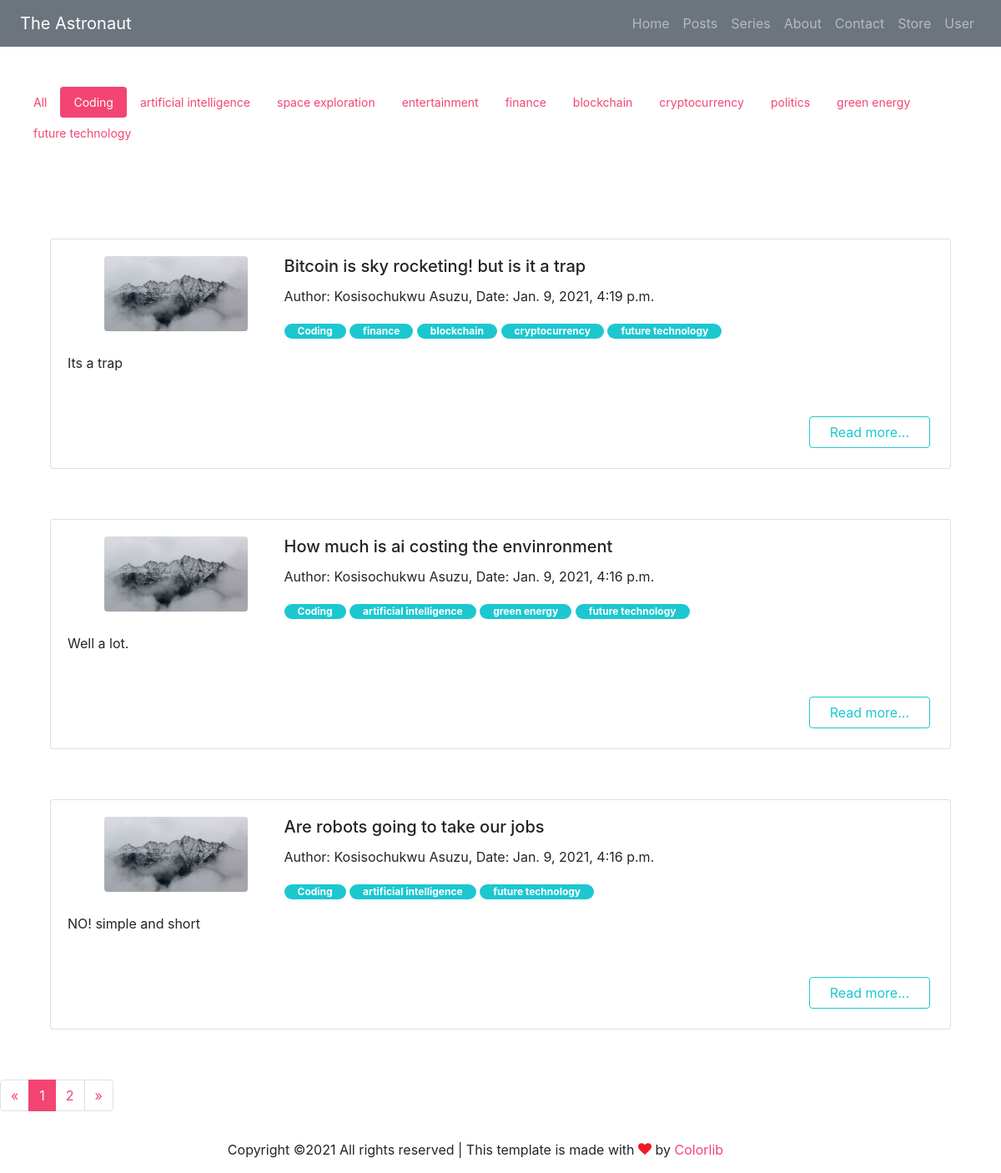
The app's page /posts?category=Coding with its own data.
### blog/models.py (models this page shows, shortened)
class Category(models.Model):
    name = models.CharField(max_length=200)
    def get_posts(self):
        posts = Post.objects.filter(category=self)
        return posts

class Post(models.Model):
    title = models.CharField(max_length=200)
    content = RichTextField(blank=True, null=True)
    category = models.ManyToManyField(Category)
    author = models.ForeignKey(Author, on_delete=models.CASCADE)
    date_written = models.DateTimeField()
    title_image = models.URLField(default="")

class Author(models.Model):
    user = models.ForeignKey(User, on_delete=models.CASCADE)
    def __str__(self):
        u = self.user
        return f'{u.first_name} {u.last_name}'

### blog/views.py (the view)
# urls.py: path("posts", views.posts, name="Posts"),
def posts(request):
    categories = Category.objects.all()
    category = request.GET.get("category", "all")
    page = request.GET.get("page", 1)
    if category == "all":
        p = Post.objects.all()
        current = "all"
    else:
        c = Category.objects.get(name=category)
        p = c.get_posts()
        current = category
    paginator = Paginator(p[::-1], 3)
    num_pages = paginator.num_pages
    num_list = []
    for num in range(num_pages):
        num_list.append(num + 1)
    p = paginator.page(page)
    if p.has_next():
        ne = int(page)+1
    else:
        ne = int(page)
    if p.has_previous():
        previous = int(page) - 1
    else:
        previous = int(page)
    context = {
        "categories": categories,
        "posts": p,
        "current": current,
        "page_nums": num_list,
        "page_num": int(page),
        "next": ne,
        "previous": previous,
    }
    return render(request, 'posts.html', context)

### blog/templates/posts.html (shortened to what this page needs)
{% extends 'base.html' %}
{% block content%}
<div class="categories_top_bar">
    {% include 'categories_top_bar.html' with categories=categories %}
</div>
<div>
    {% for post in posts%}
        {% include 'article_card.html' with post=post %}
    {% endfor %}
</div>
  <nav aria-label="Page navigation example" class="mb-4 paginator">
              <ul class="custom-pagination pagination-info pagination align-items-stretch">
                <li class="page-item">
                  <a class="page-link" href="?category={{current}}&page={{previous}}" aria-label="Previous">
                    <span aria-hidden="true">&laquo;</span>
                  </a>
                </li>
                  {% for page in page_nums %}
                  {% if page_num == page %}
                  <li class="page-item active"><a class="page-link" href="?category={{current}}&page={{page}}">{{page}}</a></li>
                  {% else %}
                  <li class="page-item "><a class="page-link" href="?category={{current}}&page={{page}}">{{page}}</a></li>
                  {% endif %}
                  {% endfor %}
                <li class="page-item">
                  <a class="page-link" href="?category={{current}}&page={{next}}" aria-label="Next">
                    <span aria-hidden="true">&raquo;</span>
                  </a>
                </li>
              </ul>
            </nav>
{% endblock content%}

### blog/templates/categories_top_bar.html
<div class="tab-card p-4">
      <div class="tab-menu tab-secondary mb-4">
                    <div class="nav flex-row nav-pills" id="v-pills-tab" role="tablist" aria-orientation="vertical">
                        {% if current == "all" %}
                        <a class="nav-link active" style="margin: 0px; font-size:14px;" href="?category=all">All</a>
                        {% else%}
                        <a class="nav-link " style="margin: 0px; font-size:14px;" href="?category=all">All</a>
                        {% endif %}
                         {% for category in categories %}
                        {% if current == category.name %}
                      <a class="nav-link active" style="margin: 0px;  font-size:14px;" href="?category={{category.name}}">{{category.name}}</a>
                        {% else %}
                        <a class="nav-link " style="margin: 0px;  font-size:14px;" href="?category={{category.name}}">{{category.name}}</a>
                        {% endif %}
                         {% endfor %}
                    </div>
      </div>
</div>

### blog/templates/article_card.html (shortened to what this page needs)
  <div class="article">
      <div class="card card-20201">
              {% load static %}
              <div class="card-body">
                <div class="col-lg-3 text-center side-image">
                  <img src="{% static 'images/hero_1.jpg' %}" alt="Image" class="img-fluid w-75 rounded img-raised">
                </div>
                <div>
                <h5 class="card-title">{{post.title}}</h5>
                    <p>
                        Author: {{post.author}}, Date: {{post.date_written}}
                    </p>
                    <p>
                        {% for cat in post.category.all %}
                        <span class="badge px-3 badge-pill badge-info">{{cat.name}}</span>
                        {% endfor %}
                    </p>
                <p class="card-text mb-5">{{post.content | safe }}</p>
                <a href="{% url 'Article' post.pk %}" class="btn px-4 m-1 btn-outline-info read-more ">Read more...</a>
                </div>
              </div>
  </div>
  </div>

### blog/static/css/mystyle.css (style rules this page uses)
.article { width:90%; margin: 5%; }
.read-more { float: right; }
.side-image { display:inline-block; float:left; }

### records on screen
Category: name "Coding"
Category: name "artificial intelligence"
Category: name "space exploration"
Category: name "entertainment"
Category: name "finance"
Category: name "blockchain"
Category: name "cryptocurrency"
Category: name "politics"
Category: name "green energy"
Category: name "future technology"
Post: title "Bitcoin is sky rocketing! but is it a trap", author "Kosisochukwu Asuzu", date_written "Jan. 9, 2021, 4:19 p.m.", content "Its a trap"
Post: title "How much is ai costing the envinronment", author "Kosisochukwu Asuzu", date_written "Jan. 9, 2021, 4:16 p.m.", content "Well a lot."
Post: title "Are robots going to take our jobs", author "Kosisochukwu Asuzu", date_written "Jan. 9, 2021, 4:16 p.m.", content "NO! simple and short"

### other values on screen
{{ page }} "1"
{{ page }} "2"
